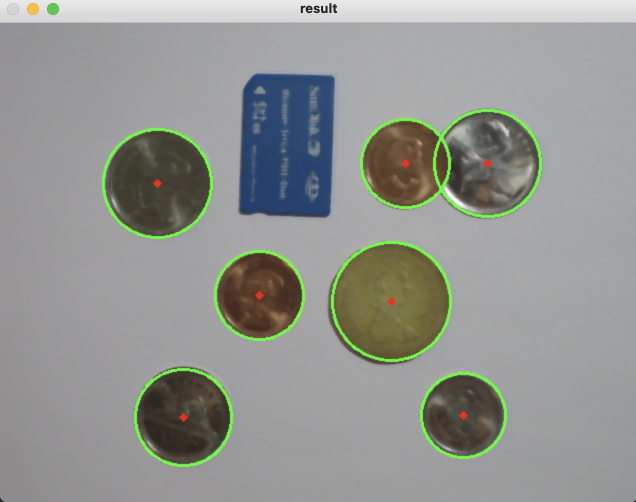
#> input picture Lab5/Circles_target.png, 1272 x 1004 px, given in place of circles_target.jpg, which was not available (shown at 1/2 size)
$ python Lab5.py
#> lines starting #> are read from the running program, lines starting #| are printed output that depends on the picture; after the words box and inside, x2 and y2 are one past the last pixel; in counts of white or black regions, pixels touching at a corner belong together; pictures that were not available may be replaced by others from this repository, and a replacement may not be noted
# -*- coding: UTF-8 -*-
# Xinyi He 300072163

import cv2
import numpy as np
# partA
img = cv2.imread('circles_target.jpg',1)
#> img is the input picture: shape (1004, 1272, 3); mean B, G, R 145.1, 148.7, 146.6
img = cv2.medianBlur(img,5)
result = img.copy()
cimg = cv2.cvtColor(img,cv2.COLOR_BGR2GRAY)
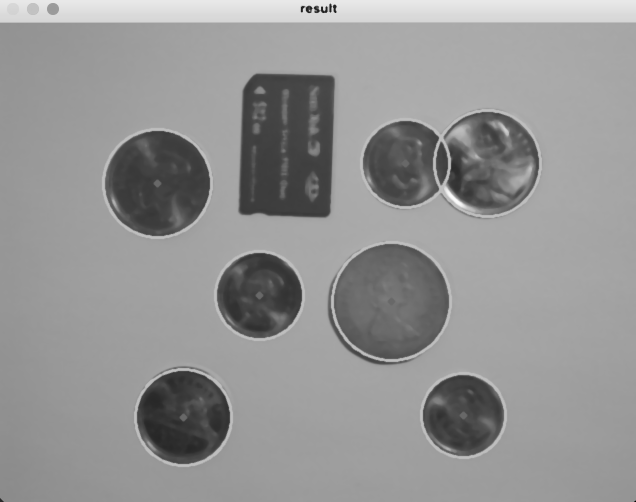
#> cimg: shape (1004, 1272) (shown at 1/2 size); min 0, max 251, mean 147.6
circles = cv2.HoughCircles(cimg,cv2.HOUGH_GRADIENT,1,20,param1=100,param2=30,minRadius=35,maxRadius=80)
#> circles = [[950.5, 354.5, 76.1], [912.5, 838.5, 65.1]]
circles = np.uint16(np.around(circles))
#> circles = [[950, 354, 76], [912, 838, 65]]
for i in circles[0,:]:
    # draw the outer circle
    cv2.circle(result,(i[0],i[1]),i[2],(0,255,0),2)
    # draw the center of the circle
    cv2.circle(result,(i[0],i[1]),2,(0,0,255),3)
#> this loop made 2 passes
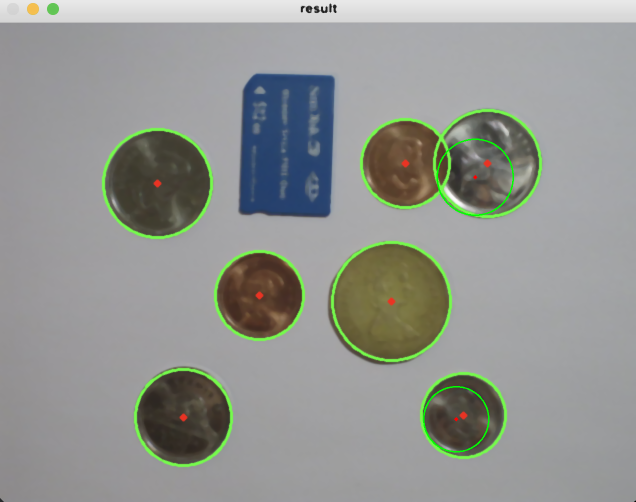
#> result: shape (1004, 1272, 3) (shown at 1/2 size); mean B, G, R 144.9, 149, 146.4
cv2.imshow('img', img)
cv2.imshow('result',result)

#PartB
img = cv2.imread('lines_target.jpg')
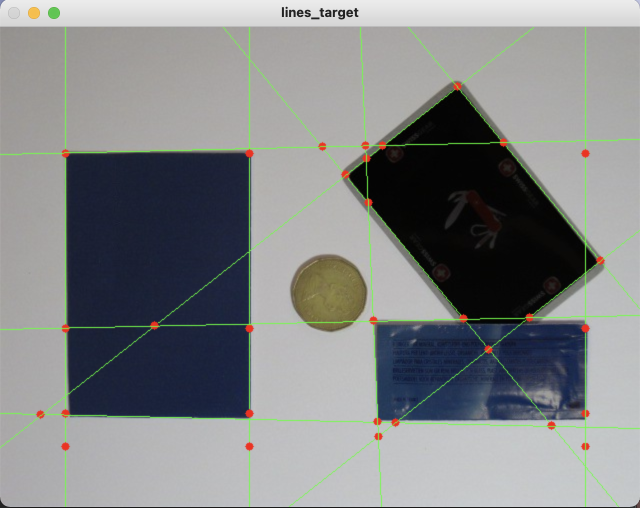
#> input picture Lab5/Lines_target.png, 1280 x 1016 px, given in place of lines_target.jpg, which was not available (shown at 1/2 size)
#> img is the input picture: shape (1016, 1280, 3); mean B, G, R 134.1, 133.1, 130.7
gray = cv2.cvtColor(img, cv2.COLOR_BGR2GRAY)
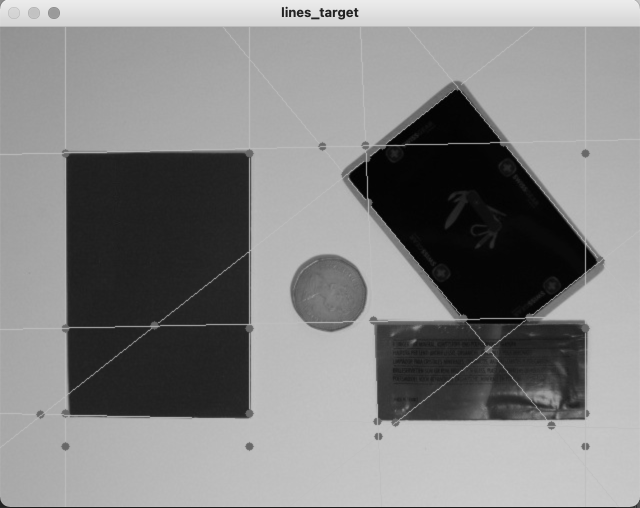
#> gray: shape (1016, 1280) (shown at 1/2 size); min 1, max 246, mean 132.5

gray = cv2.GaussianBlur(gray, (3, 3), 0)
gray = cv2.medianBlur(gray,5)

edges = cv2.Canny(gray, 200, 400)
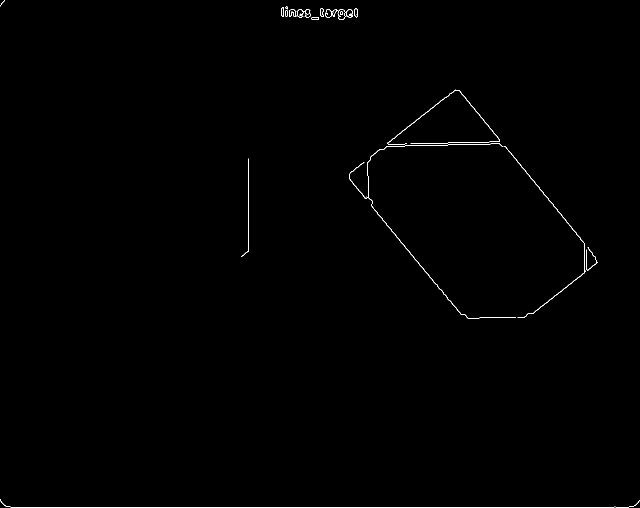
#> edges: shape (1016, 1280) (shown at 1/2 size); 0.36% white in thin lines or dots
cv2.imshow("edges", edges)

lines = cv2.HoughLines(edges, 0.75, np.pi / 73, 45)
#> lines = [[-594, 2.45], [-312, 2.45], [497.2, 0], [704.2, 0.904], [1151.2, 0.904], [309.8, 1.55], [304.5, 1.55], [1167.8, 0], [268.5, 1.59], [656.2, 1.55], [737.2, 0]]
print("Len of lines:", len(lines))
#| Len of lines: 11

for line in range(len(lines)):
    rho, theta = lines[line][0]
    a = np.cos(theta)
    b = np.sin(theta)
    x0 = a * rho
    y0 = b * rho
    x1 = int(x0 + 1000 * (-b))
    y1 = int(y0 + 1000 * (a))
    x2 = int(x0 - 1000 * (-b))
    y2 = int(y0 - 1000 * (a))
    if x1 == x2: #x=x1
        k1 = 999
        b1 = 999
    elif y1 == y2:
        k12 = 0
        b12 = y1
    else:
        k1 = (y1-y2)/(x1-x2)
        b1 = (x1*y2-x2*y1)/(x1-x2)
    print('1'+' '+str(k1)+' '+str(b1))
    cv2.line(img, (x1, y1), (x2, y2), (0, 255, 0), 1)
    for line2 in range(line,len(lines)):
        rho2, theta2 = lines[line2][0]
        a2 = np.cos(theta2)
        b2 = np.sin(theta2)
        x02 = a2 * rho2
        y02 = b2 * rho2
        x12 = int(x02 + 1000 * (-b2))
        y12 = int(y02 + 1000 * (a2))
        x22 = int(x02 - 1000 * (-b2))
        y22 = int(y02 - 1000 * (a2))
        if x12 == x22: # x=x12
            k12 = 999
            b12 = 999
        elif y12 == y22:
            k12 = 0
            b12 = y12
        else:
            k12 = (y12 - y22) / (x12 - x22)
            b12 = (x12*y22-x22*y12)/(x12-x22)
        print('2' +' '+str(k12) + ' ' + str(b12))
        if (k1 != k12)&(k1 < 999)&(k12 < 999):
            x = (b12 - b1)/(k1 - k12)
            y = (k1*b12 - k12*b1)/(k1 - k12)
            print('3' + ' ' + str(x) + ' ' + str(y))
            cv2.circle(img,(int(x),int(y)),4,(0,0,255),-1)
        if (int(k1) == 0 and int(k12) >= 999):
            cv2.circle(img, (int(x02), int(b1)), 4, (0, 0, 255), -1)
        if (int(k12) == 0 and int(k1) >= 999):
            cv2.circle(img, (int(x0), int(b12)), 4, (0, 0, 255), -1)
#> this loop made 11 passes
#> (rho, theta, a, b, x0, y0, x1, y1) on passes 1 to 11: (-594, 2.45, -0.772, 0.635, 458.7, -377.4, -176, -1149), (-312, 2.45, -0.772, 0.635, 240.9, -198.3, -394, -970), (497.2, 0, 1, 0, 497.2, 0, 497, 1000), (704.2, 0.904, 0.619, 0.786, 435.7, 553.3, -349, 1171), (1151.2, 0.904, 0.619, 0.786, 712.2, 904.5, -73, 1523), (309.8, 1.55, 0.0215, 1, 6.66, 309.7, -993, 331), (304.5, 1.55, 0.0215, 1, 6.55, 304.4, -993, 325), (1167.8, 0, 1, 0, 1167.8, 0, 1167, 1000), (268.5, 1.59, -0.0215, 1, -5.78, 268.4, -1005, 246), (656.2, 1.55, 0.0215, 1, 14.12, 656.1, -985, 677), (737.2, 0, 1, 0, 737.2, 0, 737, 1000)
#> (printed output is left out)
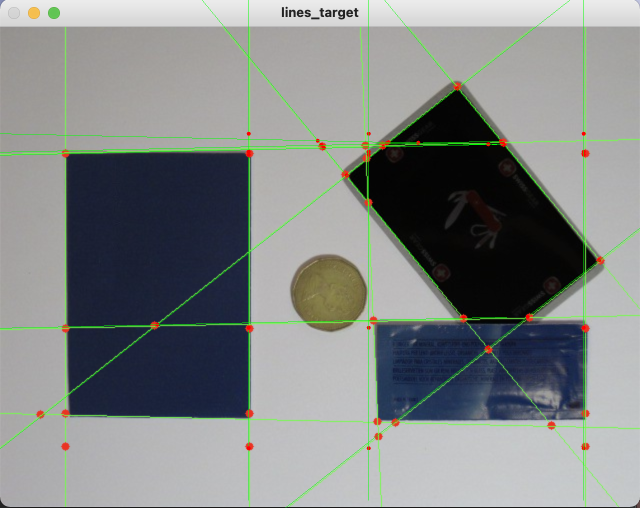
#> img: shape (1016, 1280, 3) (shown at 1/2 size); 0.85% of pixels changed, all inside (x1, y1, x2, y2) = (0, 0, 1280, 1016)


cv2.imshow("lines_target", img)
cv2.waitKey(0)
cv2.destroyAllWindows()
